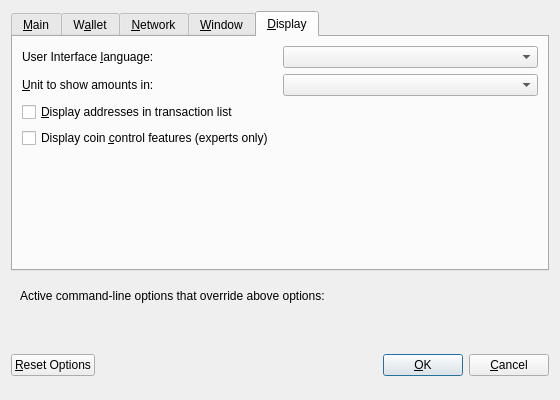
<?xml version="1.0" encoding="UTF-8"?>
<ui version="4.0">
 <class>OptionsDialog</class>
 <widget class="QDialog" name="OptionsDialog">
  <property name="geometry">
   <rect>
    <x>0</x>
    <y>0</y>
    <width>560</width>
    <height>400</height>
   </rect>
  </property>
  <property name="windowTitle">
   <string>Options</string>
  </property>
  <property name="modal">
   <bool>true</bool>
  </property>
  <layout class="QVBoxLayout" name="verticalLayout">
   <item>
    <widget class="QTabWidget" name="tabWidget">
     <property name="currentIndex">
      <number>4</number>
     </property>
     <widget class="QWidget" name="tabMain">
      <attribute name="title">
       <string>&amp;Main</string>
      </attribute>
      <layout class="QVBoxLayout" name="verticalLayout_Main">
       <item>
        <widget class="QCheckBox" name="bitcoinAtStartup">
         <property name="toolTip">
          <string>Automatically start Kryptohash after logging in to the system.</string>
         </property>
         <property name="text">
          <string>&amp;Start Kryptohash on system login</string>
         </property>
        </widget>
       </item>
       <item>
        <layout class="QHBoxLayout" name="horizontalLayout_2_Main">
         <item>
          <widget class="QLabel" name="databaseCacheLabel">
           <property name="text">
            <string>Size of &amp;database cache</string>
           </property>
           <property name="textFormat">
            <enum>Qt::PlainText</enum>
           </property>
           <property name="buddy">
            <cstring>databaseCache</cstring>
           </property>
          </widget>
         </item>
         <item>
          <widget class="QSpinBox" name="databaseCache"/>
         </item>
         <item>
          <widget class="QLabel" name="databaseCacheUnitLabel">
           <property name="text">
            <string>MB</string>
           </property>
           <property name="textFormat">
            <enum>Qt::PlainText</enum>
           </property>
          </widget>
         </item>
         <item>
          <spacer name="horizontalSpacer_2_Main">
           <property name="orientation">
            <enum>Qt::Horizontal</enum>
           </property>
           <property name="sizeHint" stdset="0">
            <size>
             <width>40</width>
             <height>20</height>
            </size>
           </property>
          </spacer>
         </item>
        </layout>
       </item>
       <item>
        <layout class="QHBoxLayout" name="horizontalLayout_3_Main">
         <item>
          <widget class="QLabel" name="threadsScriptVerifLabel">
           <property name="text">
            <string>Number of script &amp;verification threads</string>
           </property>
           <property name="textFormat">
            <enum>Qt::PlainText</enum>
           </property>
           <property name="buddy">
            <cstring>threadsScriptVerif</cstring>
           </property>
          </widget>
         </item>
         <item>
          <widget class="QSpinBox" name="threadsScriptVerif">
           <property name="toolTip">
            <string>Set the number of script verification threads (up to 16, 0 = auto, &lt;0 = leave that many cores free, default: 0)</string>
           </property>
           <property name="minimum">
            <number>-16</number>
           </property>
           <property name="maximum">
            <number>16</number>
           </property>
          </widget>
         </item>
         <item>
          <spacer name="horizontalSpacer_3_Main">
           <property name="orientation">
            <enum>Qt::Horizontal</enum>
           </property>
           <property name="sizeHint" stdset="0">
            <size>
             <width>40</width>
             <height>20</height>
            </size>
           </property>
          </spacer>
         </item>
        </layout>
       </item>
       <item>
        <spacer name="verticalSpacer_Main">
         <property name="orientation">
          <enum>Qt::Vertical</enum>
         </property>
         <property name="sizeHint" stdset="0">
          <size>
           <width>20</width>
           <height>40</height>
          </size>
         </property>
        </spacer>
       </item>
      </layout>
     </widget>
     <widget class="QWidget" name="tabWallet">
      <attribute name="title">
       <string>W&amp;allet</string>
      </attribute>
      <layout class="QVBoxLayout" name="verticalLayout_Wallet">
       <item>
        <widget class="QLabel" name="transactionFeeInfoLabel">
         <property name="text">
          <string>Optional transaction fee per kB that helps make sure your transactions are processed quickly. Most transactions are 1 kB.</string>
         </property>
         <property name="textFormat">
          <enum>Qt::PlainText</enum>
         </property>
         <property name="wordWrap">
          <bool>true</bool>
         </property>
        </widget>
       </item>
       <item>
        <layout class="QHBoxLayout" name="horizontalLayout_1_Wallet">
         <item>
          <widget class="QLabel" name="transactionFeeLabel">
           <property name="text">
            <string>Pay transaction &amp;fee</string>
           </property>
           <property name="textFormat">
            <enum>Qt::PlainText</enum>
           </property>
           <property name="buddy">
            <cstring>transactionFee</cstring>
           </property>
          </widget>
         </item>
         <item>
          <widget class="BitcoinAmountField" name="transactionFee"/>
         </item>
         <item>
          <spacer name="horizontalSpacer_1_Wallet">
           <property name="orientation">
            <enum>Qt::Horizontal</enum>
           </property>
           <property name="sizeHint" stdset="0">
            <size>
             <width>40</width>
             <height>20</height>
            </size>
           </property>
          </spacer>
         </item>
        </layout>
       </item>
       <item>
        <widget class="QLabel" name="spendZeroConfChangeInfoLabel">
         <property name="text">
          <string>If you disable the spending of unconfirmed change, the change from a transaction cannot be used until that transaction has at least one confirmation. This also affects how your balance is computed.</string>
         </property>
         <property name="textFormat">
          <enum>Qt::PlainText</enum>
         </property>
         <property name="wordWrap">
          <bool>true</bool>
         </property>
        </widget>
       </item>
       <item>
        <widget class="QCheckBox" name="spendZeroConfChange">
         <property name="text">
          <string>&amp;Spend unconfirmed change (experts only)</string>
         </property>
        </widget>
       </item>
       <item>
        <spacer name="verticalSpacer_Wallet">
         <property name="orientation">
          <enum>Qt::Vertical</enum>
         </property>
         <property name="sizeHint" stdset="0">
          <size>
           <width>20</width>
           <height>40</height>
          </size>
         </property>
        </spacer>
       </item>
      </layout>
     </widget>
     <widget class="QWidget" name="tabNetwork">
      <attribute name="title">
       <string>&amp;Network</string>
      </attribute>
      <layout class="QVBoxLayout" name="verticalLayout_Network">
       <item>
        <widget class="QCheckBox" name="mapPortUpnp">
         <property name="toolTip">
          <string>Automatically open the Kryptohash client port on the router. This only works when your router supports UPnP and it is enabled.</string>
         </property>
         <property name="text">
          <string>Map port using &amp;UPnP</string>
         </property>
        </widget>
       </item>
       <item>
        <widget class="QCheckBox" name="connectSocks">
         <property name="toolTip">
          <string>Connect to the Kryptohash network through a SOCKS proxy.</string>
         </property>
         <property name="text">
          <string>&amp;Connect through SOCKS proxy (default proxy):</string>
         </property>
        </widget>
       </item>
       <item>
        <layout class="QHBoxLayout" name="horizontalLayout_1_Network">
         <item>
          <widget class="QLabel" name="proxyIpLabel">
           <property name="text">
            <string>Proxy &amp;IP:</string>
           </property>
           <property name="textFormat">
            <enum>Qt::PlainText</enum>
           </property>
           <property name="buddy">
            <cstring>proxyIp</cstring>
           </property>
          </widget>
         </item>
         <item>
          <widget class="QValidatedLineEdit" name="proxyIp">
           <property name="minimumSize">
            <size>
             <width>140</width>
             <height>0</height>
            </size>
           </property>
           <property name="maximumSize">
            <size>
             <width>140</width>
             <height>16777215</height>
            </size>
           </property>
           <property name="toolTip">
            <string>IP address of the proxy (e.g. IPv4: 127.0.0.1 / IPv6: ::1)</string>
           </property>
          </widget>
         </item>
         <item>
          <widget class="QLabel" name="proxyPortLabel">
           <property name="text">
            <string>&amp;Port:</string>
           </property>
           <property name="textFormat">
            <enum>Qt::PlainText</enum>
           </property>
           <property name="buddy">
            <cstring>proxyPort</cstring>
           </property>
          </widget>
         </item>
         <item>
          <widget class="QLineEdit" name="proxyPort">
           <property name="minimumSize">
            <size>
             <width>55</width>
             <height>0</height>
            </size>
           </property>
           <property name="maximumSize">
            <size>
             <width>55</width>
             <height>16777215</height>
            </size>
           </property>
           <property name="toolTip">
            <string>Port of the proxy (e.g. 9050)</string>
           </property>
          </widget>
         </item>
         <item>
          <widget class="QLabel" name="socksVersionLabel">
           <property name="text">
            <string>SOCKS &amp;Version:</string>
           </property>
           <property name="textFormat">
            <enum>Qt::PlainText</enum>
           </property>
           <property name="buddy">
            <cstring>socksVersion</cstring>
           </property>
          </widget>
         </item>
         <item>
          <widget class="QValueComboBox" name="socksVersion">
           <property name="toolTip">
            <string>SOCKS version of the proxy (e.g. 5)</string>
           </property>
          </widget>
         </item>
         <item>
          <spacer name="horizontalSpacer_1_Network">
           <property name="orientation">
            <enum>Qt::Horizontal</enum>
           </property>
           <property name="sizeHint" stdset="0">
            <size>
             <width>40</width>
             <height>20</height>
            </size>
           </property>
          </spacer>
         </item>
        </layout>
       </item>
       <item>
        <spacer name="verticalSpacer_Network">
         <property name="orientation">
          <enum>Qt::Vertical</enum>
         </property>
         <property name="sizeHint" stdset="0">
          <size>
           <width>20</width>
           <height>40</height>
          </size>
         </property>
        </spacer>
       </item>
      </layout>
     </widget>
     <widget class="QWidget" name="tabWindow">
      <attribute name="title">
       <string>&amp;Window</string>
      </attribute>
      <layout class="QVBoxLayout" name="verticalLayout_Window">
       <item>
        <widget class="QCheckBox" name="minimizeToTray">
         <property name="toolTip">
          <string>Show only a tray icon after minimizing the window.</string>
         </property>
         <property name="text">
          <string>&amp;Minimize to the tray instead of the taskbar</string>
         </property>
        </widget>
       </item>
       <item>
        <widget class="QCheckBox" name="minimizeOnClose">
         <property name="toolTip">
          <string>Minimize instead of exit the application when the window is closed. When this option is enabled, the application will be closed only after selecting Quit in the menu.</string>
         </property>
         <property name="text">
          <string>M&amp;inimize on close</string>
         </property>
        </widget>
       </item>
       <item>
        <spacer name="verticalSpacer_Window">
         <property name="orientation">
          <enum>Qt::Vertical</enum>
         </property>
         <property name="sizeHint" stdset="0">
          <size>
           <width>20</width>
           <height>40</height>
          </size>
         </property>
        </spacer>
       </item>
      </layout>
     </widget>
     <widget class="QWidget" name="tabDisplay">
      <attribute name="title">
       <string>&amp;Display</string>
      </attribute>
      <layout class="QVBoxLayout" name="verticalLayout_Display">
       <item>
        <layout class="QHBoxLayout" name="horizontalLayout_1_Display">
         <item>
          <widget class="QLabel" name="langLabel">
           <property name="text">
            <string>User Interface &amp;language:</string>
           </property>
           <property name="textFormat">
            <enum>Qt::PlainText</enum>
           </property>
           <property name="buddy">
            <cstring>lang</cstring>
           </property>
          </widget>
         </item>
         <item>
          <widget class="QValueComboBox" name="lang">
           <property name="toolTip">
            <string>The user interface language can be set here. This setting will take effect after restarting Kryptohash.</string>
           </property>
          </widget>
         </item>
        </layout>
       </item>
       <item>
        <layout class="QHBoxLayout" name="horizontalLayout_2_Display">
         <item>
          <widget class="QLabel" name="unitLabel">
           <property name="text">
            <string>&amp;Unit to show amounts in:</string>
           </property>
           <property name="textFormat">
            <enum>Qt::PlainText</enum>
           </property>
           <property name="buddy">
            <cstring>unit</cstring>
           </property>
          </widget>
         </item>
         <item>
          <widget class="QValueComboBox" name="unit">
           <property name="toolTip">
            <string>Choose the default subdivision unit to show in the interface and when sending coins.</string>
           </property>
          </widget>
         </item>
        </layout>
       </item>
       <item>
        <widget class="QCheckBox" name="displayAddresses">
         <property name="toolTip">
          <string>Whether to show Kryptohash addresses in the transaction list or not.</string>
         </property>
         <property name="text">
          <string>&amp;Display addresses in transaction list</string>
         </property>
        </widget>
       </item>
       <item>
        <widget class="QCheckBox" name="coinControlFeatures">
         <property name="toolTip">
          <string>Whether to show coin control features or not.</string>
         </property>
         <property name="text">
          <string>Display coin &amp;control features (experts only)</string>
         </property>
        </widget>
       </item>
       <item>
        <spacer name="verticalSpacer_Display">
         <property name="orientation">
          <enum>Qt::Vertical</enum>
         </property>
         <property name="sizeHint" stdset="0">
          <size>
           <width>20</width>
           <height>40</height>
          </size>
         </property>
        </spacer>
       </item>
      </layout>
     </widget>
    </widget>
   </item>
   <item>
    <widget class="QFrame" name="frame">
     <layout class="QVBoxLayout" name="verticalLayout_Bottom">
      <item>
       <layout class="QHBoxLayout" name="horizontalLayout_Bottom">
        <item>
         <widget class="QLabel" name="overriddenByCommandLineInfoLabel">
          <property name="text">
           <string>Active command-line options that override above options:</string>
          </property>
          <property name="textFormat">
           <enum>Qt::PlainText</enum>
          </property>
         </widget>
        </item>
        <item>
         <spacer name="horizontalSpacer_Bottom">
          <property name="orientation">
           <enum>Qt::Horizontal</enum>
          </property>
          <property name="sizeHint" stdset="0">
           <size>
            <width>40</width>
            <height>20</height>
           </size>
          </property>
         </spacer>
        </item>
       </layout>
      </item>
      <item>
       <widget class="QLabel" name="overriddenByCommandLineLabel">
        <property name="text">
         <string/>
        </property>
        <property name="textFormat">
         <enum>Qt::PlainText</enum>
        </property>
        <property name="wordWrap">
         <bool>true</bool>
        </property>
       </widget>
      </item>
     </layout>
    </widget>
   </item>
   <item>
    <layout class="QHBoxLayout" name="horizontalLayout_Buttons">
     <item>
      <widget class="QPushButton" name="resetButton">
       <property name="toolTip">
        <string>Reset all client options to default.</string>
       </property>
       <property name="text">
        <string>&amp;Reset Options</string>
       </property>
       <property name="autoDefault">
        <bool>false</bool>
       </property>
      </widget>
     </item>
     <item>
      <spacer name="horizontalSpacer_1">
       <property name="orientation">
        <enum>Qt::Horizontal</enum>
       </property>
       <property name="sizeHint" stdset="0">
        <size>
         <width>40</width>
         <height>48</height>
        </size>
       </property>
      </spacer>
     </item>
     <item>
      <widget class="QLabel" name="statusLabel">
       <property name="minimumSize">
        <size>
         <width>200</width>
         <height>0</height>
        </size>
       </property>
       <property name="font">
        <font>
         <weight>75</weight>
         <bold>true</bold>
        </font>
       </property>
       <property name="text">
        <string/>
       </property>
       <property name="textFormat">
        <enum>Qt::PlainText</enum>
       </property>
       <property name="wordWrap">
        <bool>true</bool>
       </property>
      </widget>
     </item>
     <item>
      <spacer name="horizontalSpacer_2">
       <property name="orientation">
        <enum>Qt::Horizontal</enum>
       </property>
       <property name="sizeHint" stdset="0">
        <size>
         <width>40</width>
         <height>48</height>
        </size>
       </property>
      </spacer>
     </item>
     <item>
      <widget class="QPushButton" name="okButton">
       <property name="text">
        <string>&amp;OK</string>
       </property>
      </widget>
     </item>
     <item>
      <widget class="QPushButton" name="cancelButton">
       <property name="text">
        <string>&amp;Cancel</string>
       </property>
       <property name="autoDefault">
        <bool>false</bool>
       </property>
      </widget>
     </item>
    </layout>
   </item>
  </layout>
 </widget>
 <customwidgets>
  <customwidget>
   <class>QValidatedLineEdit</class>
   <extends>QLineEdit</extends>
   <header>qvalidatedlineedit.h</header>
  </customwidget>
  <customwidget>
   <class>BitcoinAmountField</class>
   <extends>QLineEdit</extends>
   <header>kryptohashamountfield.h</header>
   <container>1</container>
  </customwidget>
  <customwidget>
   <class>QValueComboBox</class>
   <extends>QComboBox</extends>
   <header>qvaluecombobox.h</header>
  </customwidget>
 </customwidgets>
 <resources/>
 <connections/>
</ui>
